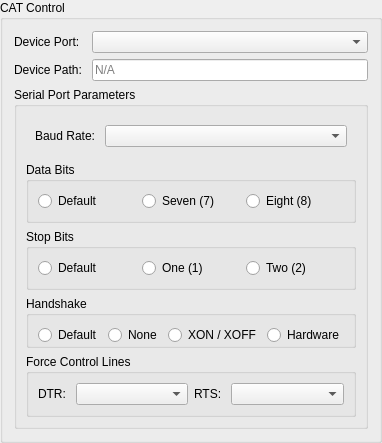
                            <widget class="QGroupBox" name="groupBox_cat_control">
                             <property name="title">
                              <string>CAT Control</string>
                             </property>
                             <layout class="QVBoxLayout" name="verticalLayout_40">
                              <item>
                               <widget class="QFrame" name="frame_cat_control">
                                <property name="frameShape">
                                 <enum>QFrame::NoFrame</enum>
                                </property>
                                <property name="frameShadow">
                                 <enum>QFrame::Plain</enum>
                                </property>
                                <layout class="QFormLayout" name="formLayout_10">
                                 <property name="leftMargin">
                                  <number>0</number>
                                 </property>
                                 <property name="topMargin">
                                  <number>0</number>
                                 </property>
                                 <property name="rightMargin">
                                  <number>0</number>
                                 </property>
                                 <property name="bottomMargin">
                                  <number>0</number>
                                 </property>
                                 <item row="1" column="1">
                                  <widget class="QComboBox" name="comboBox_com_port">
                                   <property name="sizePolicy">
                                    <sizepolicy hsizetype="MinimumExpanding" vsizetype="Fixed">
                                     <horstretch>0</horstretch>
                                     <verstretch>0</verstretch>
                                    </sizepolicy>
                                   </property>
                                  </widget>
                                 </item>
                                 <item row="1" column="0">
                                  <widget class="QLabel" name="label_com_port">
                                   <property name="text">
                                    <string>Device Port: </string>
                                   </property>
                                  </widget>
                                 </item>
                                 <item row="2" column="0">
                                  <widget class="QLabel" name="label_device_port_name">
                                   <property name="text">
                                    <string>Device Path: </string>
                                   </property>
                                  </widget>
                                 </item>
                                 <item row="2" column="1">
                                  <widget class="QLineEdit" name="lineEdit_device_port_name">
                                   <property name="sizePolicy">
                                    <sizepolicy hsizetype="MinimumExpanding" vsizetype="Fixed">
                                     <horstretch>0</horstretch>
                                     <verstretch>0</verstretch>
                                    </sizepolicy>
                                   </property>
                                   <property name="maxLength">
                                    <number>16384</number>
                                   </property>
                                   <property name="readOnly">
                                    <bool>true</bool>
                                   </property>
                                   <property name="placeholderText">
                                    <string>N/A</string>
                                   </property>
                                  </widget>
                                 </item>
                                </layout>
                               </widget>
                              </item>
                              <item>
                               <widget class="QGroupBox" name="groupBox_serial_port_parameters">
                                <property name="title">
                                 <string>Serial Port Parameters</string>
                                </property>
                                <layout class="QVBoxLayout" name="verticalLayout_41">
                                 <item>
                                  <widget class="QFrame" name="frame_baud_rate">
                                   <property name="frameShape">
                                    <enum>QFrame::NoFrame</enum>
                                   </property>
                                   <property name="frameShadow">
                                    <enum>QFrame::Plain</enum>
                                   </property>
                                   <layout class="QFormLayout" name="formLayout_11">
                                    <item row="0" column="0">
                                     <widget class="QLabel" name="label_baud_rate">
                                      <property name="text">
                                       <string>Baud Rate: </string>
                                      </property>
                                     </widget>
                                    </item>
                                    <item row="0" column="1">
                                     <widget class="QComboBox" name="comboBox_baud_rate">
                                      <property name="sizePolicy">
                                       <sizepolicy hsizetype="MinimumExpanding" vsizetype="Fixed">
                                        <horstretch>0</horstretch>
                                        <verstretch>0</verstretch>
                                       </sizepolicy>
                                      </property>
                                     </widget>
                                    </item>
                                   </layout>
                                  </widget>
                                 </item>
                                 <item>
                                  <widget class="QFrame" name="frame_serial_port_parameters_groupboxes">
                                   <property name="frameShape">
                                    <enum>QFrame::NoFrame</enum>
                                   </property>
                                   <property name="frameShadow">
                                    <enum>QFrame::Plain</enum>
                                   </property>
                                   <layout class="QVBoxLayout" name="verticalLayout_42">
                                    <property name="leftMargin">
                                     <number>0</number>
                                    </property>
                                    <property name="topMargin">
                                     <number>0</number>
                                    </property>
                                    <property name="rightMargin">
                                     <number>0</number>
                                    </property>
                                    <property name="bottomMargin">
                                     <number>0</number>
                                    </property>
                                    <item>
                                     <widget class="QGroupBox" name="groupBox_data_bits">
                                      <property name="title">
                                       <string>Data Bits</string>
                                      </property>
                                      <layout class="QHBoxLayout" name="horizontalLayout_8">
                                       <item>
                                        <widget class="QRadioButton" name="radioButton_data_bits_default">
                                         <property name="text">
                                          <string>Default</string>
                                         </property>
                                        </widget>
                                       </item>
                                       <item>
                                        <widget class="QRadioButton" name="radioButton_data_bits_seven">
                                         <property name="text">
                                          <string>Seven (7)</string>
                                         </property>
                                        </widget>
                                       </item>
                                       <item>
                                        <widget class="QRadioButton" name="radioButton_data_bits_eight">
                                         <property name="text">
                                          <string>Eight (8)</string>
                                         </property>
                                        </widget>
                                       </item>
                                      </layout>
                                     </widget>
                                    </item>
                                    <item>
                                     <widget class="QGroupBox" name="groupBox_stop_bits">
                                      <property name="title">
                                       <string>Stop Bits</string>
                                      </property>
                                      <layout class="QHBoxLayout" name="horizontalLayout_21">
                                       <item>
                                        <widget class="QRadioButton" name="radioButton_stop_bits_default">
                                         <property name="text">
                                          <string>Default</string>
                                         </property>
                                        </widget>
                                       </item>
                                       <item>
                                        <widget class="QRadioButton" name="radioButton_stop_bits_one">
                                         <property name="text">
                                          <string>One (1)</string>
                                         </property>
                                        </widget>
                                       </item>
                                       <item>
                                        <widget class="QRadioButton" name="radioButton_stop_bits_two">
                                         <property name="text">
                                          <string>Two (2)</string>
                                         </property>
                                        </widget>
                                       </item>
                                      </layout>
                                     </widget>
                                    </item>
                                    <item>
                                     <widget class="QGroupBox" name="groupBox_handshake">
                                      <property name="title">
                                       <string>Handshake</string>
                                      </property>
                                      <layout class="QVBoxLayout" name="verticalLayout_44">
                                       <property name="leftMargin">
                                        <number>0</number>
                                       </property>
                                       <property name="topMargin">
                                        <number>0</number>
                                       </property>
                                       <property name="rightMargin">
                                        <number>0</number>
                                       </property>
                                       <property name="bottomMargin">
                                        <number>0</number>
                                       </property>
                                       <item>
                                        <widget class="QFrame" name="frame_handshake_radio_1">
                                         <property name="frameShape">
                                          <enum>QFrame::NoFrame</enum>
                                         </property>
                                         <property name="frameShadow">
                                          <enum>QFrame::Plain</enum>
                                         </property>
                                         <layout class="QHBoxLayout" name="horizontalLayout_22">
                                          <property name="bottomMargin">
                                           <number>0</number>
                                          </property>
                                          <item>
                                           <widget class="QRadioButton" name="radioButton_handshake_default">
                                            <property name="text">
                                             <string>Default</string>
                                            </property>
                                           </widget>
                                          </item>
                                          <item>
                                           <widget class="QRadioButton" name="radioButton_handshake_none">
                                            <property name="text">
                                             <string>None</string>
                                            </property>
                                           </widget>
                                          </item>
                                          <item>
                                           <widget class="QRadioButton" name="radioButton_handshake_xon_xoff">
                                            <property name="text">
                                             <string>XON / XOFF</string>
                                            </property>
                                           </widget>
                                          </item>
                                          <item>
                                           <widget class="QRadioButton" name="radioButton_handshake_hardware">
                                            <property name="text">
                                             <string>Hardware</string>
                                            </property>
                                           </widget>
                                          </item>
                                         </layout>
                                        </widget>
                                       </item>
                                      </layout>
                                     </widget>
                                    </item>
                                    <item>
                                     <widget class="QGroupBox" name="groupBox_force_control_lines">
                                      <property name="title">
                                       <string>Force Control Lines</string>
                                      </property>
                                      <layout class="QHBoxLayout" name="horizontalLayout_24">
                                       <item>
                                        <widget class="QFrame" name="frame_force_control_lines_1">
                                         <property name="sizePolicy">
                                          <sizepolicy hsizetype="MinimumExpanding" vsizetype="Preferred">
                                           <horstretch>0</horstretch>
                                           <verstretch>0</verstretch>
                                          </sizepolicy>
                                         </property>
                                         <property name="frameShape">
                                          <enum>QFrame::NoFrame</enum>
                                         </property>
                                         <property name="frameShadow">
                                          <enum>QFrame::Plain</enum>
                                         </property>
                                         <layout class="QFormLayout" name="formLayout_19">
                                          <property name="leftMargin">
                                           <number>0</number>
                                          </property>
                                          <property name="topMargin">
                                           <number>0</number>
                                          </property>
                                          <property name="rightMargin">
                                           <number>0</number>
                                          </property>
                                          <property name="bottomMargin">
                                           <number>0</number>
                                          </property>
                                          <item row="0" column="0">
                                           <widget class="QLabel" name="label">
                                            <property name="text">
                                             <string>DTR: </string>
                                            </property>
                                           </widget>
                                          </item>
                                          <item row="0" column="1">
                                           <widget class="QComboBox" name="comboBox_force_ctrl_lines_dtr">
                                            <property name="sizePolicy">
                                             <sizepolicy hsizetype="MinimumExpanding" vsizetype="Fixed">
                                              <horstretch>0</horstretch>
                                              <verstretch>0</verstretch>
                                             </sizepolicy>
                                            </property>
                                           </widget>
                                          </item>
                                         </layout>
                                        </widget>
                                       </item>
                                       <item>
                                        <widget class="QFrame" name="frame_force_control_lines_2">
                                         <property name="sizePolicy">
                                          <sizepolicy hsizetype="MinimumExpanding" vsizetype="Preferred">
                                           <horstretch>0</horstretch>
                                           <verstretch>0</verstretch>
                                          </sizepolicy>
                                         </property>
                                         <property name="frameShape">
                                          <enum>QFrame::NoFrame</enum>
                                         </property>
                                         <property name="frameShadow">
                                          <enum>QFrame::Plain</enum>
                                         </property>
                                         <layout class="QFormLayout" name="formLayout_20">
                                          <property name="leftMargin">
                                           <number>0</number>
                                          </property>
                                          <property name="topMargin">
                                           <number>0</number>
                                          </property>
                                          <property name="rightMargin">
                                           <number>0</number>
                                          </property>
                                          <property name="bottomMargin">
                                           <number>0</number>
                                          </property>
                                          <item row="0" column="0">
                                           <widget class="QLabel" name="label_2">
                                            <property name="text">
                                             <string>RTS: </string>
                                            </property>
                                           </widget>
                                          </item>
                                          <item row="0" column="1">
                                           <widget class="QComboBox" name="comboBox_force_ctrl_lines_rts">
                                            <property name="sizePolicy">
                                             <sizepolicy hsizetype="MinimumExpanding" vsizetype="Fixed">
                                              <horstretch>0</horstretch>
                                              <verstretch>0</verstretch>
                                             </sizepolicy>
                                            </property>
                                           </widget>
                                          </item>
                                         </layout>
                                        </widget>
                                       </item>
                                      </layout>
                                     </widget>
                                    </item>
                                   </layout>
                                  </widget>
                                 </item>
                                </layout>
                               </widget>
                              </item>
                             </layout>
                            </widget>
